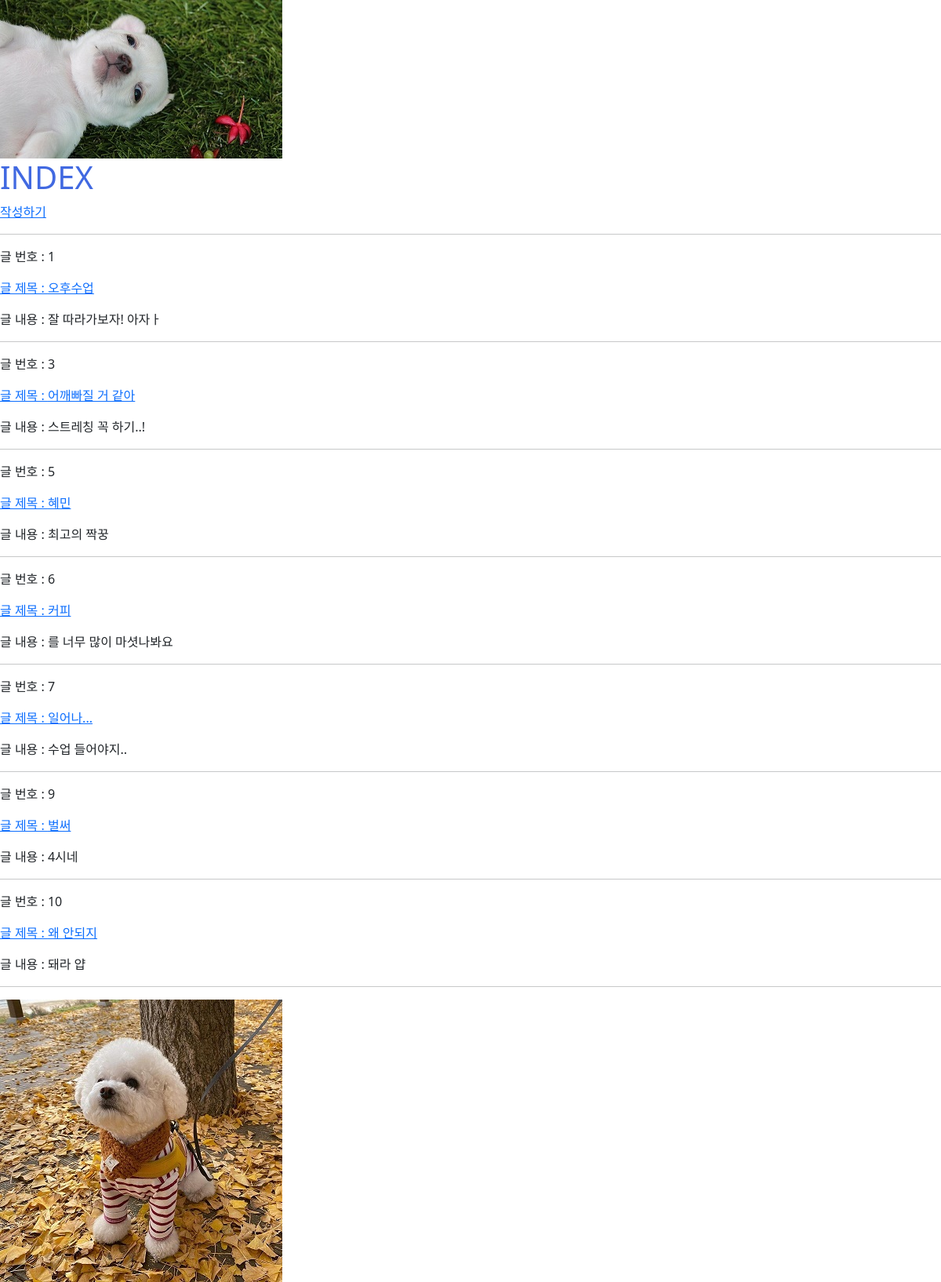
The app's page /articles/ with its own data.
### articles/models.py (models this page shows, shortened)
class Article(models.Model):
    title = models.CharField(max_length=30)
    content = models.TextField()
    created_at = models.DateTimeField(auto_now_add=True)
    updated_at = models.DateTimeField(auto_now=True)

### articles/views.py (the view)
# urls.py: path('', views.index, name='index'),
def index(request):
    articles = Article.objects.all()
    context = {'articles': articles}
    return render(request, 'articles/index.html', context)

### articles/templates/articles/index.html
{% extends 'base.html' %}
{% block content %}
  <h1>INDEX</h1>
  <a href="{% url 'articles:create' %}">작성하기</a>
  <hr>
  {% for article in articles %}
    <p>글 번호 : {{article.id}}</p>
    <p><a href="{% url 'articles:detail' article.pk %}">글 제목 : {{article.title}}</a></p>
    <p>글 내용 : {{article.content}}</p>
    <hr>
  {% endfor %}
{% endblock content %}

### templates/base.html (shortened to what this page needs)
{% load static %}
<!DOCTYPE html>
<html lang="en">
<head>
  <link href="https://cdn.jsdelivr.net/npm/bootstrap@5.3.0-alpha1/dist/css/bootstrap.min.css" rel="stylesheet">
  <link rel="stylesheet" href="{% static 'base.css' %}">
</head>
<body>
  <img src="{% static 'articles/puppy.png' %}" alt="pup">
  {% block content %}
  {% endblock content %}
  <img src="{% static 'ankko.png' %}" alt="pup">
</body>
</html>

### static/base.css (style rules this page uses)
h1 { color: royalblue; }

### records on screen
Article: id "1", title "오후수업", content "잘 따라가보자! 아자ㅏ"
Article: id "3", title "어깨빠질 거 같아", content "스트레칭 꼭 하기..!"
Article: id "5", title "혜민", content "최고의 짝꿍"
Article: id "6", title "커피", content "를 너무 많이 마셧나봐요"
Article: id "7", title "일어나...", content "수업 들어야지.."
Article: id "9", title "벌써", content "4시네"
Article: id "10", title "왜 안되지", content "돼라 얍"
